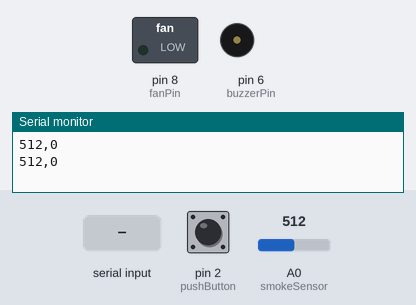
Simulated run of this sketch. Board: Arduino Uno, built with avr-gcc and run on an emulated ATmega328P. Parts: switched loads named in the sketch (green lamp = pin HIGH), buzzer (waves = sounding, pin HIGH), the last lines printed to the serial monitor. Inputs (shaded band) come from the test bench; at power-on: pin 2 (pushButton) LOW, A0 (smokeSensor) = 512.

Above: at 1.2 s.
1.3 s: "2" received over Serial
At 2.4 s:
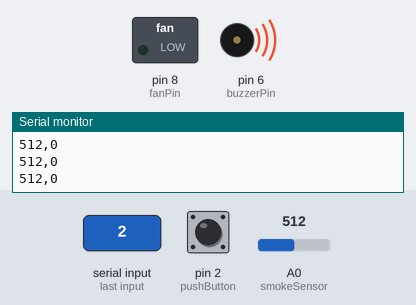
2.8 s: "4" received over Serial
At 3.5 s:
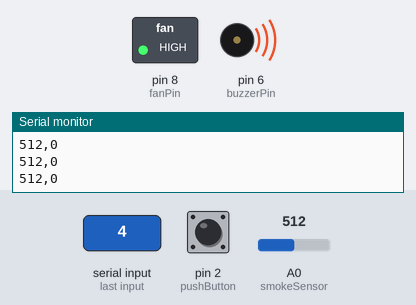
4.3 s: "1" received over Serial
At 4.7 s:
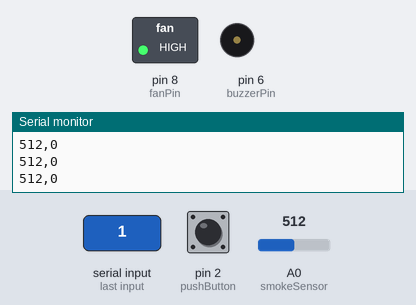
5.8 s: "3" received over Serial
At 7.0 s:
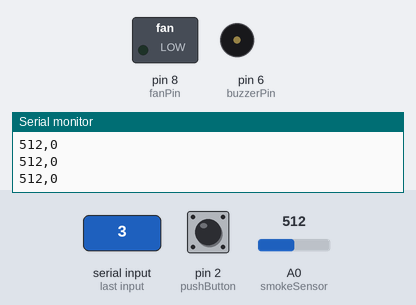
Timing chart, 0 to 8.3 s (numbered marks = the images above; inputs shaded):
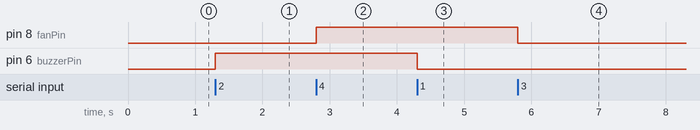

Measured:
- after the input at 1.3 s, pin 6 (buzzerPin): LOW → HIGH at once
- after the input at 2.8 s, pin 8 (fanPin): LOW → HIGH at once
- after the input at 4.3 s, pin 6 (buzzerPin): HIGH → LOW at once
- after the input at 5.8 s, pin 8 (fanPin): HIGH → LOW at once

The sketch:

IoT-practical.ino
```cpp
const int smokeSensor = A0;
const int pushButton = 2;
const int fanPin = 8; // PWM Pin
const int buzzerPin = 6; // PWM Pin

int value = 0;

// last time millis() was called
unsigned long previousMillis = 0;

// interval at which to blink (in milliseconds)
const unsigned long interval = 500;

int smokeSensorValue = 0;
int pushButtonValue = 0;


void setup() {
  Serial.begin(9600);

  pinMode(pushButton, INPUT);
  pinMode(fanPin, OUTPUT);
  pinMode(buzzerPin, OUTPUT);
}

void loop() {
  // put your main code here, to run repeatedly:
  if (Serial.available() > 0) {
    value = Serial.read();

    if (value == '1') {
      digitalWrite(buzzerPin, LOW);
    } else if (value == '2') {
      digitalWrite(buzzerPin, HIGH);
    } else if (value == '3') {
      digitalWrite(fanPin, LOW);
    } else if (value == '4') {
      digitalWrite(fanPin, HIGH);
    }
  }

  unsigned long currentMillis = millis();
  if (currentMillis - previousMillis >= interval) {
    previousMillis = currentMillis;

    smokeSensorValue = analogRead(smokeSensor);
    pushButtonValue = digitalRead(pushButton);

    Serial.print(smokeSensorValue);
    Serial.print(',');
    Serial.println(pushButtonValue);
  }

}
```
